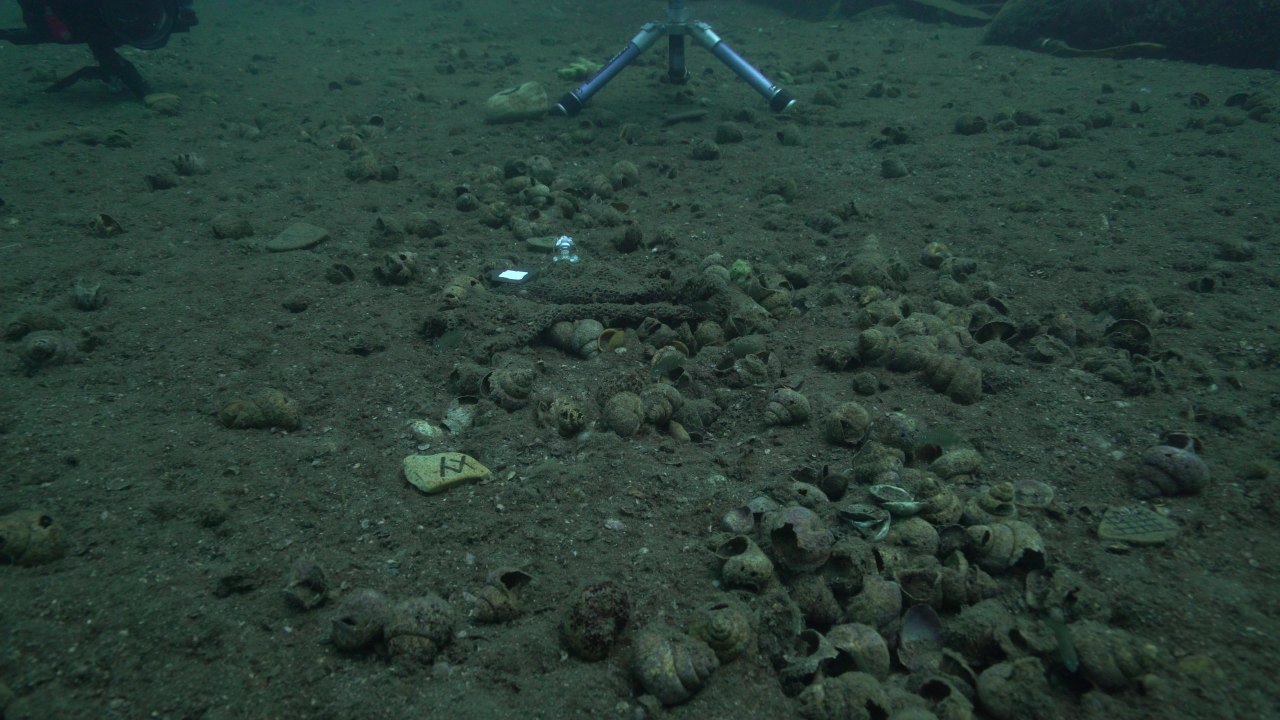
#> input picture frames/10004.jpg, 3840 x 2160 px (shown at 1/3 size)
$ python -i lucidDream.py   (imports and definitions only)
#> lines starting #> are read from the running program, lines starting #| are printed output that depends on the picture
#> further down, picture is the input picture: shape (2160, 3840, 3); mean B, G, R 55.5, 63.6, 42.1
import cv2
import numpy as np


# [111 lines left out: function dreamData, not called in this run]


def change_illumination(img,bgimg=None):

    img=img.astype('float32')/255
    HSVimg=cv2.cvtColor(img,cv2.COLOR_BGR2HSV)
#> HSVimg: shape (2160, 3840, 3) float32; mean H, S, V 146.4, 0.3, 0.3
    if bgimg is not None:
        bgimg=bgimg.astype('float32')/255
        HSVbg=cv2.cvtColor(bgimg,cv2.COLOR_BGR2HSV)
    else:
        HSVbg=None

    mult_l,multi_r=0.97,1.03
    power_l,power_r=0.8,1.2
    add_l,add_r=-0.05,0.05

    multi_val=np.random.rand()*(multi_r-mult_l)+mult_l
    power_val=np.random.rand()*(power_r-power_l)+power_l
    add_val=np.random.rand()*(add_r-add_l)+add_l
    S=multi_val*HSVimg[:,:,1]**power_val+add_val
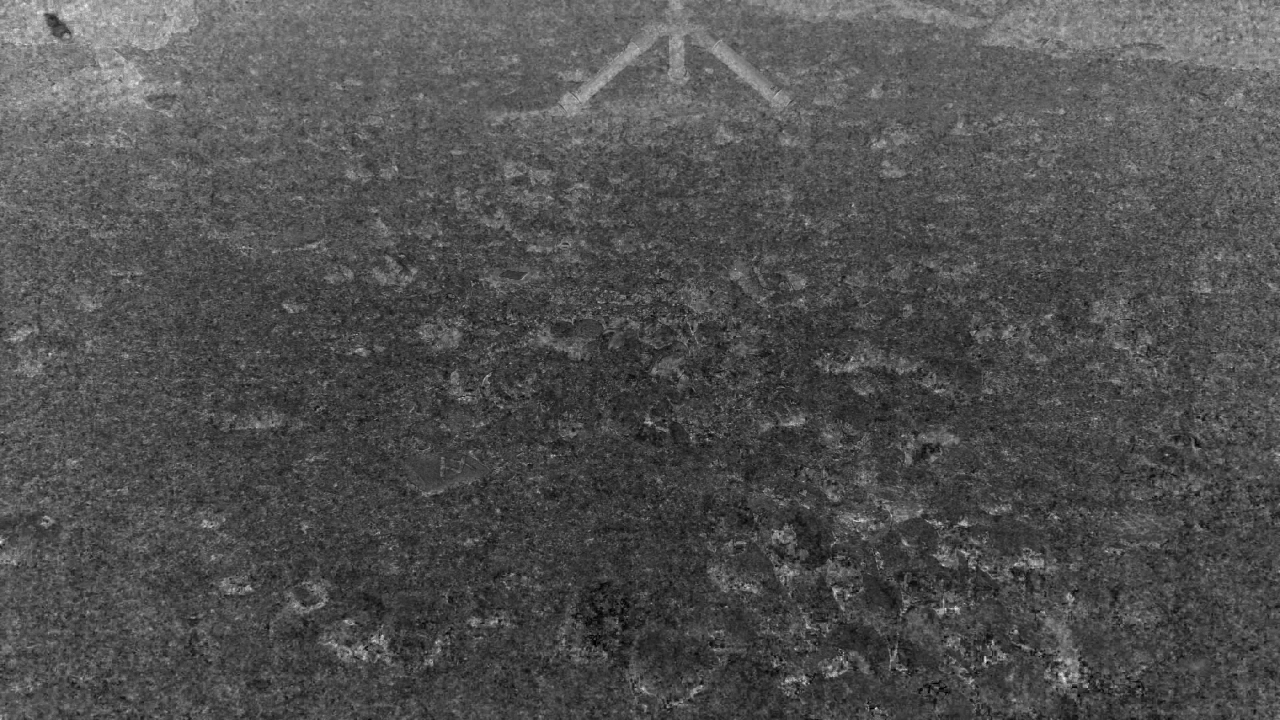
#> S: shape (2160, 3840) float32 (shown at 1/3 size); min 0.0103, max 1.01, mean 0.329; drawn with min black and max white
    S[S<0]=0
    S[S>1]=1
    if HSVbg is not None:
        Sbg=multi_val*HSVbg[:,:,1]**power_val+add_val
        Sbg[Sbg<0]=0
        Sbg[Sbg>1]=1

    multi_val=np.random.rand()*(multi_r-mult_l)+mult_l
    power_val=np.random.rand()*(power_r-power_l)+power_l
    add_val=np.random.rand()*(add_r-add_l)+add_l
    V=multi_val*HSVimg[:,:,2]**power_val+add_val
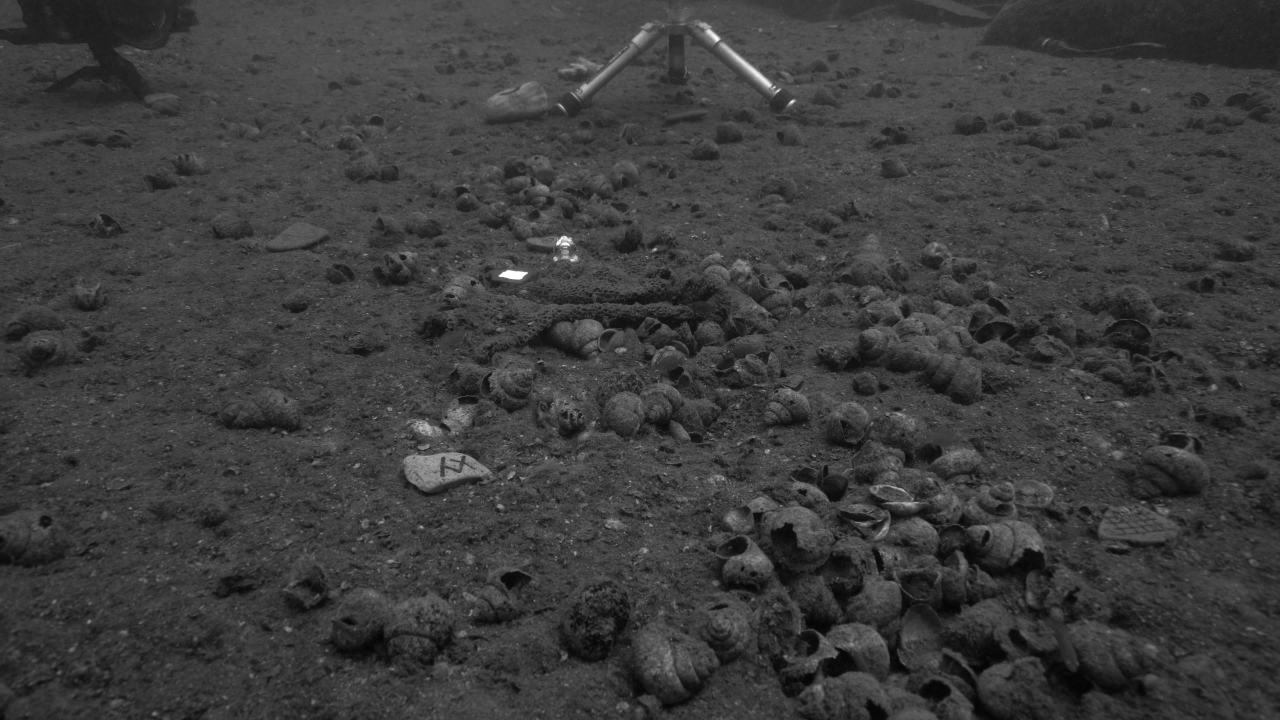
#> V: shape (2160, 3840) float32 (shown at 1/3 size); min 0.041, max 1.02, mean 0.277; drawn with min black and max white
    V[V<0]=0
    V[V>1]=1
    if HSVbg is not None:
        Vbg=multi_val*HSVbg[:,:,2]**power_val+add_val
        Vbg[Vbg<0]=0
        Vbg[Vbg>1]=1

    newHSV=np.dstack((HSVimg[:,:,0],S,V))
#> newHSV: shape (2160, 3840, 3) float32; mean H, S, V 146.4, 0.3, 0.3
    newBGR=cv2.cvtColor(newHSV,cv2.COLOR_HSV2BGR)
    newBGR=(newBGR*255+0.5).astype('uint8')
    if HSVbg is not None:
        newHSVbg=np.dstack((HSVbg[:,:,0],Sbg,Vbg))
        newbg=cv2.cvtColor(newHSVbg,cv2.COLOR_HSV2BGR)
        newbg=(newbg*255+0.5).astype('uint8')
        return newBGR,newbg
    else:
        return newBGR

# [318 lines left out: functions spline_transform_multi, blend_mask_multi, SeamlessClone_trimap, augment_image_mask_illumination_deform_random_img_multi, rotate_image, crop_around_center and 3 more, not called in this run]

def transformPointsInverse(T,width,height):
    T=cv2.invertAffineTransform(T)
    return transformPointsForward(T,width,height)

# [137 lines left out: functions augment_foreground, blend_mask_transf, thin_plate_transform, not called in this run]

>>> import cv2
>>> picture = cv2.imread('frames/10004.jpg')
>>> result = change_illumination(picture)
